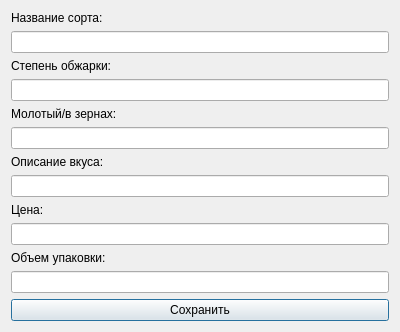
<?xml version="1.0" encoding="UTF-8"?>
<ui version="4.0">
    <class>AddEditCoffeeForm</class>
    <widget class="QDialog" name="AddEditCoffeeForm">
        <property name="geometry">
            <rect>
                <x>0</x>
                <y>0</y>
                <width>400</width>
                <height>300</height>
            </rect>
        </property>
        <property name="windowTitle">
            <string>Добавить/Редактировать запись о кофе</string>
        </property>
        <layout class="QVBoxLayout" name="verticalLayout">
            <item>
                <widget class="QLabel" name="label">
                    <property name="text">
                        <string>Название сорта:</string>
                    </property>
                </widget>
            </item>
            <item>
                <widget class="QLineEdit" name="name_input"/>
            </item>
            <item>
                <widget class="QLabel" name="label_2">
                    <property name="text">
                        <string>Степень обжарки:</string>
                    </property>
                </widget>
            </item>
            <item>
                <widget class="QLineEdit" name="roast_input"/>
            </item>
            <item>
                <widget class="QLabel" name="label_3">
                    <property name="text">
                        <string>Молотый/в зернах:</string>
                    </property>
                </widget>
            </item>
            <item>
                <widget class="QLineEdit" name="grind_input"/>
            </item>
            <item>
                <widget class="QLabel" name="label_4">
                    <property name="text">
                        <string>Описание вкуса:</string>
                    </property>
                </widget>
            </item>
            <item>
                <widget class="QLineEdit" name="flavor_input"/>
            </item>
            <item>
                <widget class="QLabel" name="label_5">
                    <property name="text">
                        <string>Цена:</string>
                    </property>
                </widget>
            </item>
            <item>
                <widget class="QLineEdit" name="price_input"/>
            </item>
            <item>
                <widget class="QLabel" name="label_6">
                    <property name="text">
                        <string>Объем упаковки:</string>
                    </property>
                </widget>
            </item>
            <item>
                <widget class="QLineEdit" name="volume_input"/>
            </item>
            <item>
                <widget class="QPushButton" name="save_button">
                    <property name="text">
                        <string>Сохранить</string>
                    </property>
                </widget>
            </item>
        </layout>
    </widget>
    <resources/>
    <connections/>
</ui>
